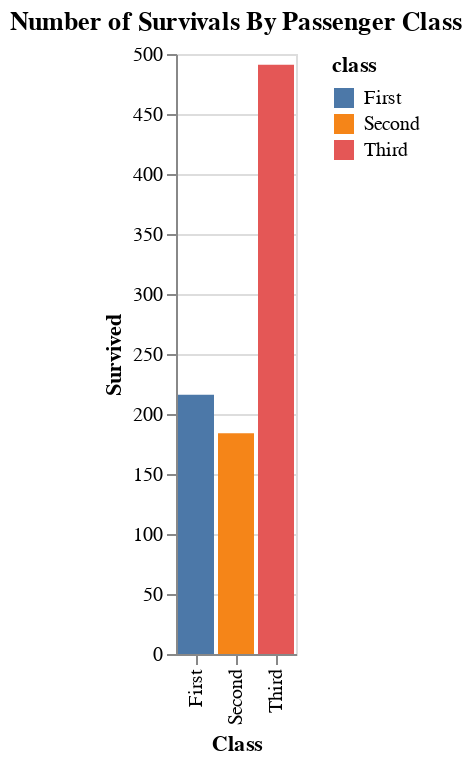

Notebook code for this chart:
### Code cell
# Plot 1 Bar Plot
df_class_alive = titanic_data['class'].value_counts().reset_index()
df_class_alive.columns = ['class','alive']
alt.Chart(df_class_alive).mark_bar().encode(
    alt.X('class:N',title='Class'),
    alt.Y('alive:Q',title='Survived'),
    color = 'class'
).properties(
    title = 'Number of Survivals By Passenger Class'
)

### Figure 1 — Vega-Lite specification as saved in the notebook (floating-point values rounded to 4 significant figures)
{"config": {"view": {"continuousWidth": 400, "continuousHeight": 300}}, "data": {"name": "data-57a8fa174455a628930a37908afc3dec"}, "mark": "bar", "encoding": {"color": {"field": "class", "type": "nominal"}, "x": {"field": "class", "title": "Class", "type": "nominal"}, "y": {"field": "alive", "title": "Survived", "type": "quantitative"}}, "title": "Number of Survivals By Passenger Class", "$schema": "https://vega.github.io/schema/vega-lite/v4.17.0.json", "datasets": {"data-57a8fa174455a628930a37908afc3dec": [{"class": "Third", "alive": 491}, {"class": "First", "alive": 216}, {"class": "Second", "alive": 184}]}}
